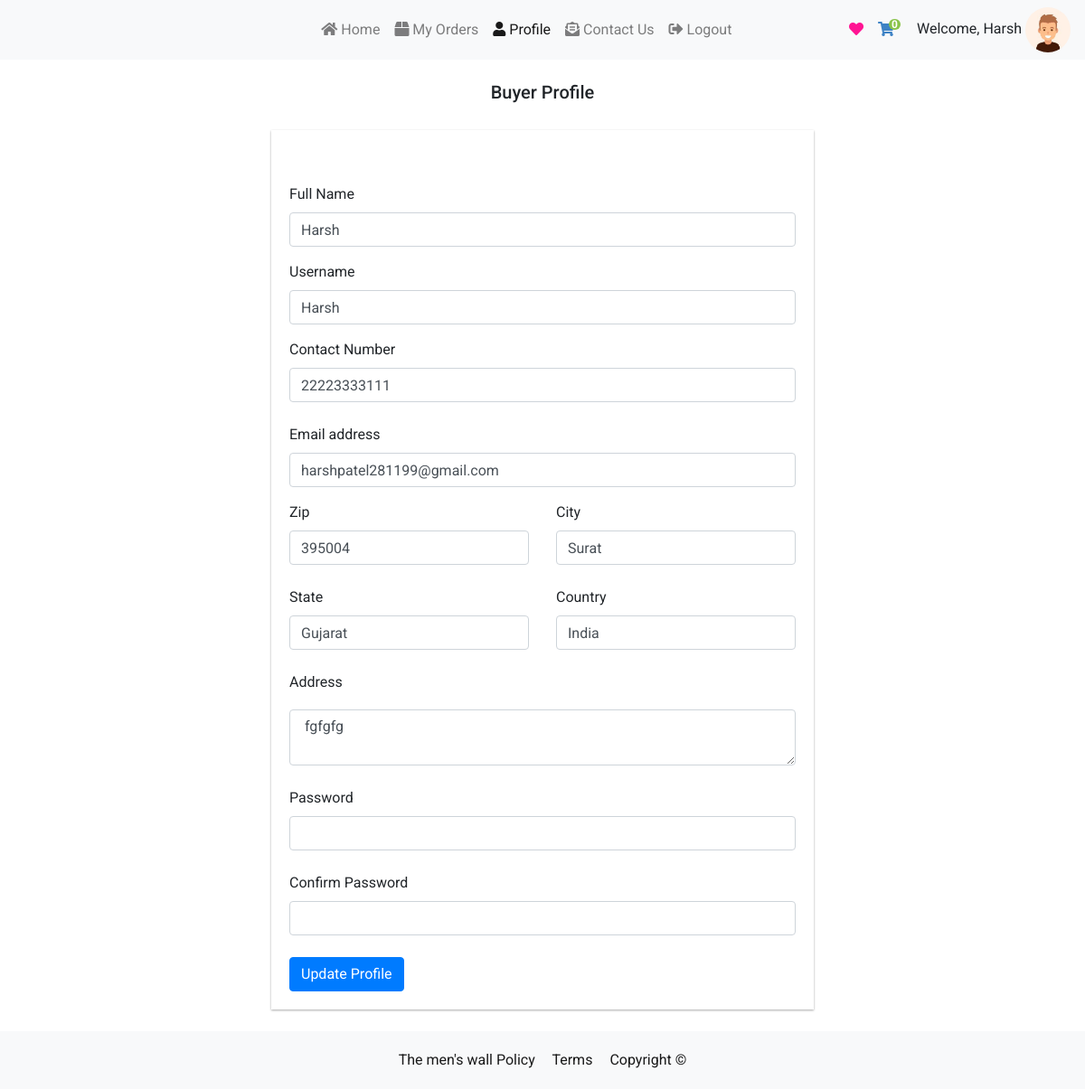
Before: /products/buyerprofile/ (signed in) with the older database file.
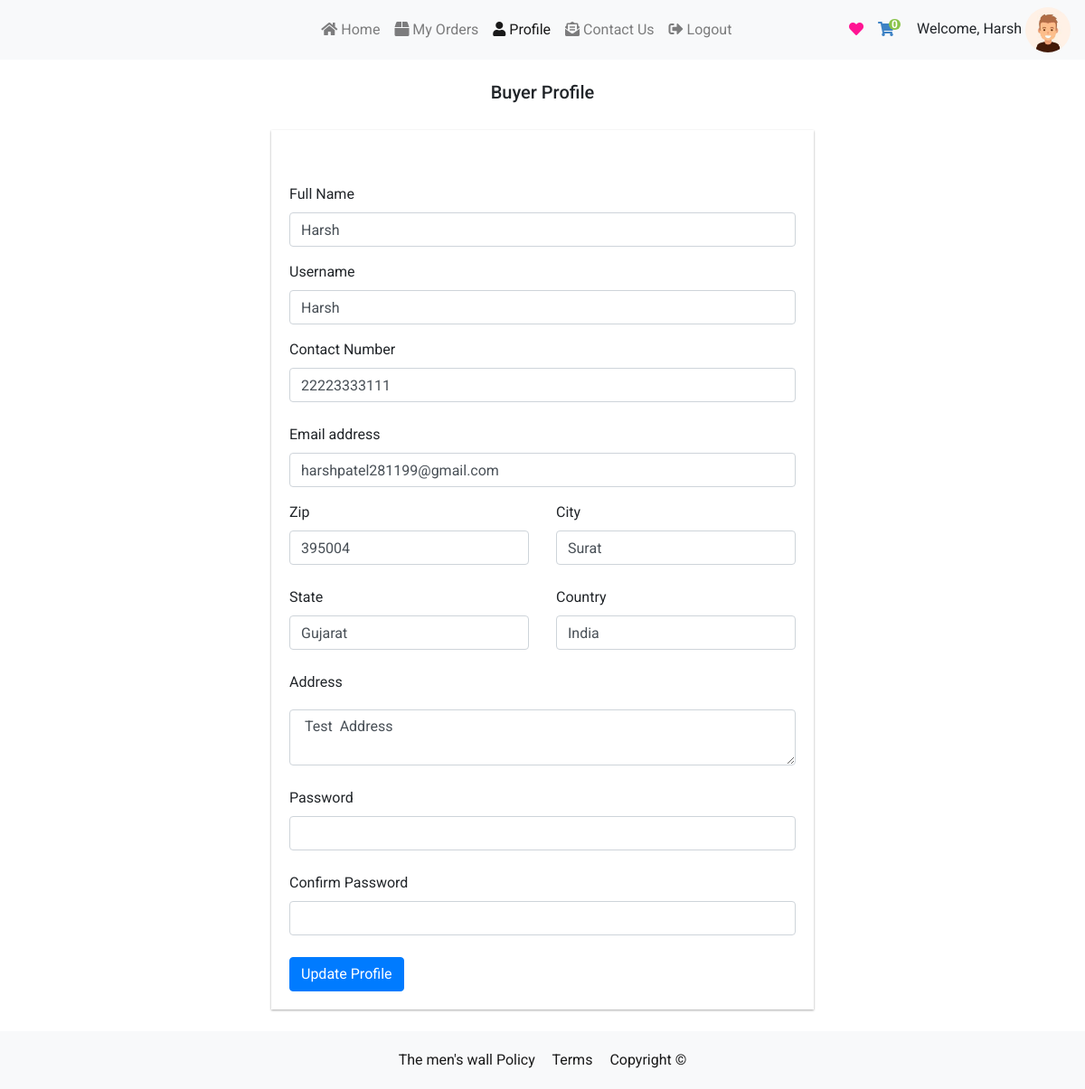
After: the same page with the newer database file.
### users/models.py (models this page shows)
class Address(models.Model):
	city = models.CharField(max_length=100,default="")
	state = models.CharField(max_length=100,default="")
	country = models.CharField(max_length=100,default="")
	address = models.TextField()
	pincode = models.CharField(max_length=100,default="")
	user = models.ForeignKey(CustomeUser,on_delete=models.CASCADE)

### products/views.py (the view, shortened to what this page needs)
# urls.py: path("buyerprofile/",buyerprofile,name="buyerprofile"),
def buyerprofile(request):
    address = Address.objects.filter(user=request.user).last()
    return render(request,'products/buyerProfile.html',{'address':address})

### feed/views.py (called while the page is built)
def CountNotifications(request):
	count_notifications = 0
	if request.user.is_authenticated:
		count_notifications = Notification.objects.filter(user=request.user, is_seen=False).count()
	return {'count_notifications':count_notifications}

def GetProfile(request):
	you = ''
	if request.user.is_authenticated:
		p = request.user.profile
		you = p.user
	return {'profile':you}

### templates/products/buyerProfile.html (shortened to what the changed rows need)
{% extends "products/ecommBase.html" %}
{% load static %}
{% block content %}
<div class="container mt-2">
    {% load static %}
    <div class="container seller__form mb-4">
        <form method="post" action="" >{% csrf_token %}
            <div class="row">
                  <div class="col-md-6 mb-2">
                    <div class="form-group">
                        <label for="zip">Zip</label>
                        <input type="text" class="form-control" name="zip" placeholder="" value="{{ address.pincode }}" id="zip">
                    </div>
                </div>
                <div class="col-md-6 mb-2">
                    <div class="form-group">
                        <label for="city">City</label>
                        <input type="text" class="form-control" name="city" placeholder="" value="{{ address.city }}" id="city">
                    </div>
                </div>
                <div class="col-md-6 mb-2">
                    <div class="form-group">
                        <label for="state">State</label>
                        <input type="text" class="form-control" name="state" placeholder="" value="{{ address.state }}" id="state">
                    </div>
                </div>
                <div class="col-md-6 mb-2">
                    <div class="form-group">
                        <label for="country">Country</label>
                        <input type="text" class="form-control" name="country" placeholder="" value="{{ address.country }}" id="country">
                    </div>
                </div>
                <div class="col-md-12 mb-2">
                    <div class="form-group">
                        <label for="address">Address</label>
                        <textarea class="form-control" name="address" placeholder="" >{{ address.address }}</textarea>
                    </div>
                </div>
            </div>
        </form>
    </div>
</div>
{% endblock %}

Changed rows visible on the page:
changed Address "Surat": address "fgfgfg" → "Test Address"
